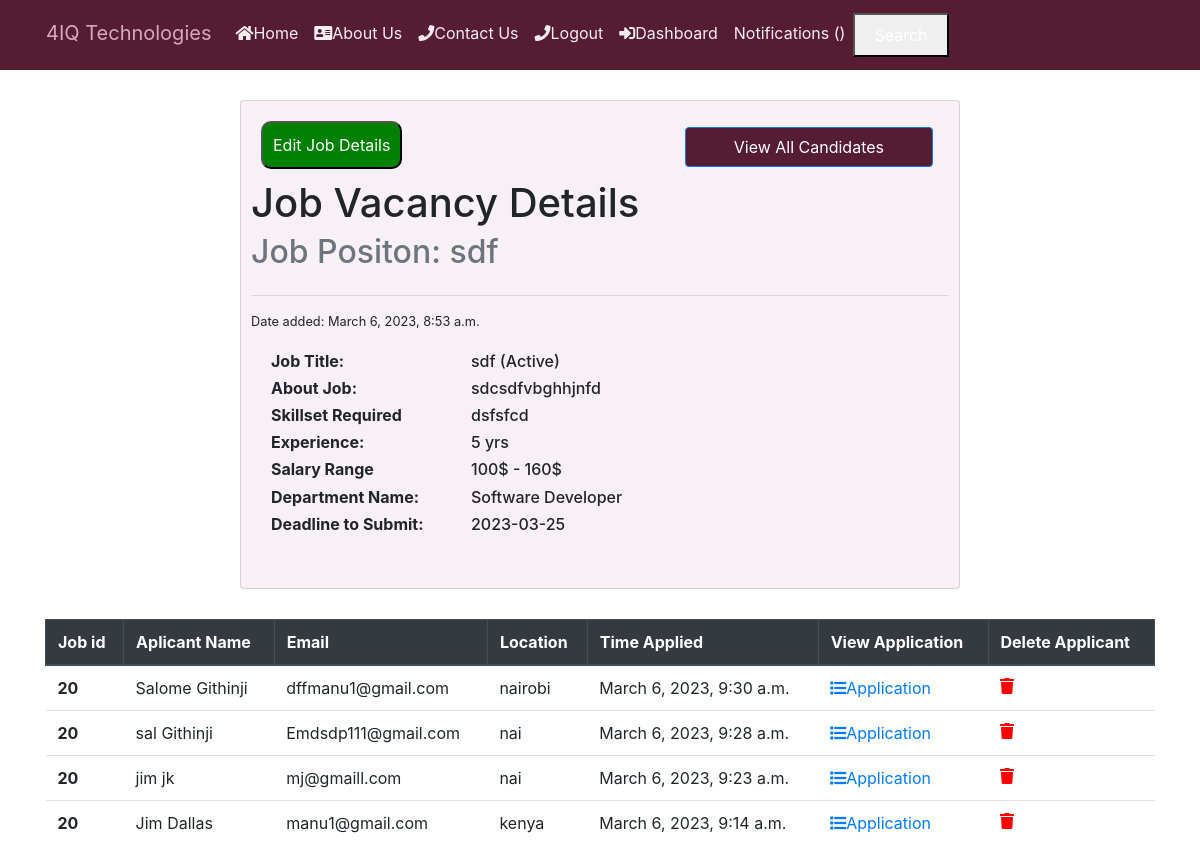
/users/job/20/ (signed in), run on an earlier commit of the app's database.
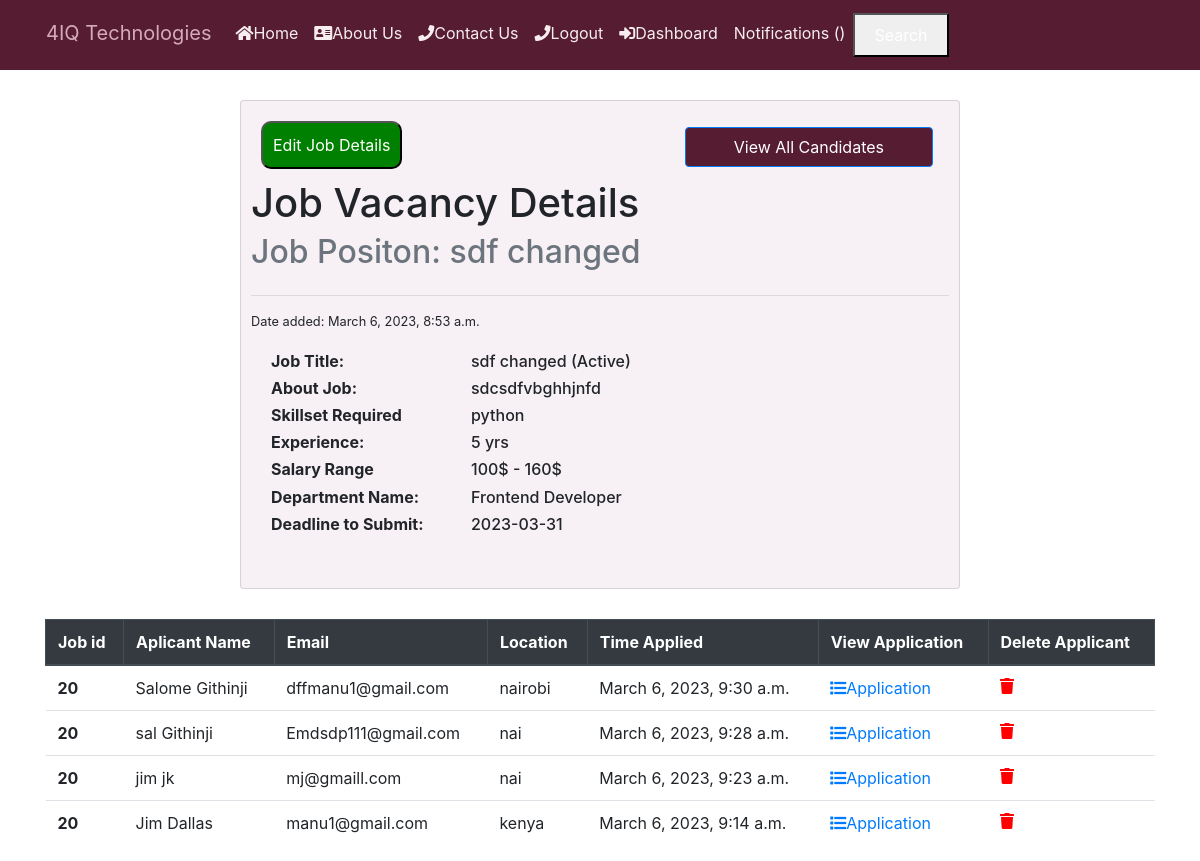
And on a later commit of the database.
### job/models.py (models this page shows, shortened)
class Job(models.Model):
    COMPUTER_SUPPORT_SPECIALIST = 'Computer Support Specialist'
    HARDWARE_ENGINEER = 'Hardware Engineer'
    COMPUTER_SYSTEM_ANALYST = 'Computer System Analyst'
    SOFTWARE_DEVELOPER = 'Software Developer'
    PROGRAMMER = 'Programmer'
    WEB_DEVELOPER = 'Web Developer'
    NETWORK_ENGINEER = 'Network Engineer'
    SOFTWARE_TESTER = 'Software Tester'
    FRONTEND_DEVELOPER = "Frontend Developer"
    BACKEND_DEVELOPER = "Backend Developer"
    CHOICES_SIZE =   ( (COMPUTER_SUPPORT_SPECIALIST ,'CSS'),
    ( HARDWARE_ENGINEER ,'HWA'),
    ( COMPUTER_SYSTEM_ANALYST, 'CSA' ),
    ( SOFTWARE_DEVELOPER, 'SWD'),
    ( PROGRAMMER , 'PRG'),
    ( WEB_DEVELOPER,'WBD'),
    ( NETWORK_ENGINEER,'NWE'),
    ( SOFTWARE_TESTER,'SWT'),
    (FRONTEND_DEVELOPER,"FD"),
    (BACKEND_DEVELOPER,"BD")
    )
    ACTIVE = 'active'
    EMPLOYED = 'employed'
    ARCHIVED = 'archived'
    CHOICES_STATUS = (
        (EMPLOYED,'Employed'),
        (ACTIVE,'Active' ),
        (ARCHIVED,'Archived' )
     )
    title = models.CharField(max_length=200)
    created_at = models.DateTimeField(auto_now_add=True)
    skillset_required = models.TextField(max_length=2000)
    about_job = models.TextField(blank=True, null=True)
    image = models.ImageField(upload_to="covers/",null=True,blank=True)
    experience = models.CharField(max_length=100,null=True)
    salary = models.CharField(max_length=50,null=True)
    deadline = models.CharField(max_length=50,null=True)
    department_name = models.CharField( max_length=30,choices=CHOICES_SIZE)
    created_by = models.ForeignKey(User,
                                   related_name="jobs",
                                   on_delete=models.CASCADE)
    status = models.CharField(max_length=20,choices=CHOICES_STATUS)
    class Meta:
        ordering = ['-created_at']

### users/views.py (the view)
# urls.py: path("job/<int:job_id>/", views.view_dashboard_job, name="view_dashboard_job"),
@login_required
def view_dashboard_job(request, job_id):
   job = get_object_or_404(Job, pk=job_id, created_by=request.user)
   return render (request,'view_dashboard_job.html',{'job': job})

### notification/context_processor.py (called while the page is built)
def notifications(request):
    if request.user.is_authenticated:
        return {
            "notificactions": request.user.notifications.filter(is_read=False)
        }
    else:
        return {"notifications": []}

### users/templates/view_dashboard_job.html (shortened to what this page needs)
{% include 'header.html' %}
<div
  style="margin: 30px; padding: 10px; background-color: #f7f0f5; width: 60%"
  class="card mx-auto"
>
  <div style="display: flex; justify-content: space-between">
    <div>
      <a href="{% url 'job:edit' job.id %}" class="button is-success mb-4"><button style="background-color: green;color:white;border-radius: 10px; margin:10px; padding:10px;">Edit Job Details</button></a>
      <h1 class="card-title">Job Vacancy Details</h1>
      <h2 class="card-subtitle mb-2 text-muted">
        Job Positon: {{ job.title }}
      </h2>
    </div>
    <input
      type="submit"
      value="View All Candidates"
      class="m-3 px-5 btn btn-primary"
      style="background-color: #561c32; height: 40px; position: static"
      id="scroll-down-button"
    />
  </div>
  <hr />
  <small> Date added: {{job.created_at}}</small>
  <div class="card-body">
    <div style="display: flex">
      <h6 style="min-width: 200px; font-weight: bold">Job Title:</h6>
      <h6>{{job.title}} ({{job.get_status_display}}) </h6>
    </div>
    <div style="display: flex">
      <h6 style="min-width: 200px; font-weight: bold">About Job:</h6>
      <h6>{{job.about_job}}</h6>
    </div>
    <div style="display: flex">
      <h6 style="min-width: 200px; font-weight: bold">Skillset Required</h6>
      <h6>{{job.skillset_required}}</h6>
    </div>
    <div style="display: flex">
      <h6 style="min-width: 200px; font-weight: bold">Experience:</h6>
      <h6>{{job.experience}}</h6>
    </div>
    <div style="display: flex">
      <h6 style="min-width: 200px; font-weight: bold">Salary Range</h6>
      <h6>{{job.salary}}</h6>
    </div>
    <div style="display: flex">
      <h6 style="min-width: 200px; font-weight: bold">Department Name:</h6>
      <h6>{{job.department_name}}</h6>
    </div>
    <div style="display: flex">
      <h6 style="min-width: 200px; font-weight: bold">Deadline to Submit:</h6>
      <h6>{{job.deadline}}</h6>
    </div>
  </div>
</div>
<div class="container">
  <table class="table">
    <thead class="thead-dark table-striped table-bordered">
      <tr>
        <th scope="col">Job id</th>
        <th scope="col">Aplicant Name</th>
        <th scope="col">Email</th>
        <th scope="col">Location</th>
        <th scope="col">Time Applied</th>
        <th scope="col">View Application</th>
        <th scope="col">Delete Applicant</th>
      </tr>
    </thead>
    <tbody>
      {% for application in job.applications.all %}
      <tr>
        <th>{{ job.id }}</th>
        <td>{{application.first_name}} {{application.last_name}}</td>
        <td>{{application.email}}</td>
        <td>{{application.location}}</td>
        <td>{{application.created_at}}</td>
        <td>
          <a href="{% url 'users:view_application' application.id %}"
            ><i class="fas fa-list"></i>Application</a
          >
        </td>
        <td style="color: red"><i class="fas fa-trash"></i></td>
      </tr>
      {% empty %}
      <p>No user applied for this job</p>
      {% endfor %}
    </tbody>
  </table>
</div>

What changed in the data, as far as the page shows it:
changed Job "Active": title "sdf" → "sdf changed"; skillset_required "dsfsfcd" → "python"; department_name "Software Developer" → "Frontend Developer"; deadline "2023-03-25" → "2023-03-31"
